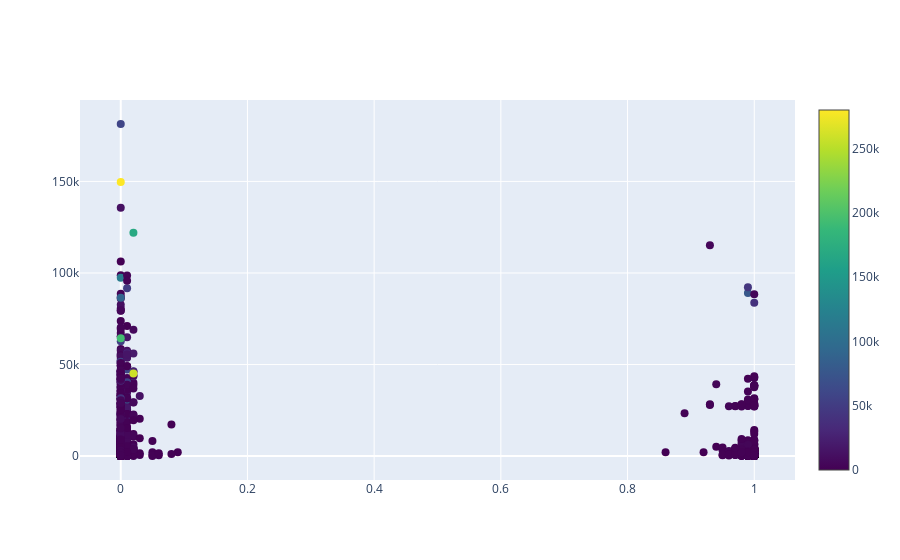

The notebook cell this image was saved under:
### Markdown cell above
### 4.CLV vs Churn

### Code cell
figure = go.Figure(
  go.Scatter(
    x=customer_predictions['churn_probability'],
    y=customer_predictions['predicted_clv'],
    mode='markers',
    marker=dict(
      size=8,
      color=customer_metrics['total_spend'],
      colorscale='Viridis',
      showscale=True
    ),
    name='CLV vs Churn'
  )
)

figure.show()

### Figure 1 — Plotly figure (JSON) as saved in the notebook; plotly's stock layout.template omitted (floating-point values rounded to 4 significant figures; data arrays with more than 128 entries replaced by an {"elided": "..."} marker saying what was removed)
{"data": [{"marker": {"color": {"elided": "4338 float values"}, "colorscale": [[0, "#440154"], [0.1111, "#482878"], [0.2222, "#3e4989"], [0.3333, "#31688e"], [0.4444, "#26828e"], [0.5556, "#1f9e89"], [0.6667, "#35b779"], [0.7778, "#6ece58"], [0.8889, "#b5de2b"], [1, "#fde725"]], "showscale": true, "size": 8}, "mode": "markers", "name": "CLV vs Churn", "type": "scatter", "x": {"elided": "4338 float values"}, "y": {"elided": "4338 float values"}}], "layout": {}}
